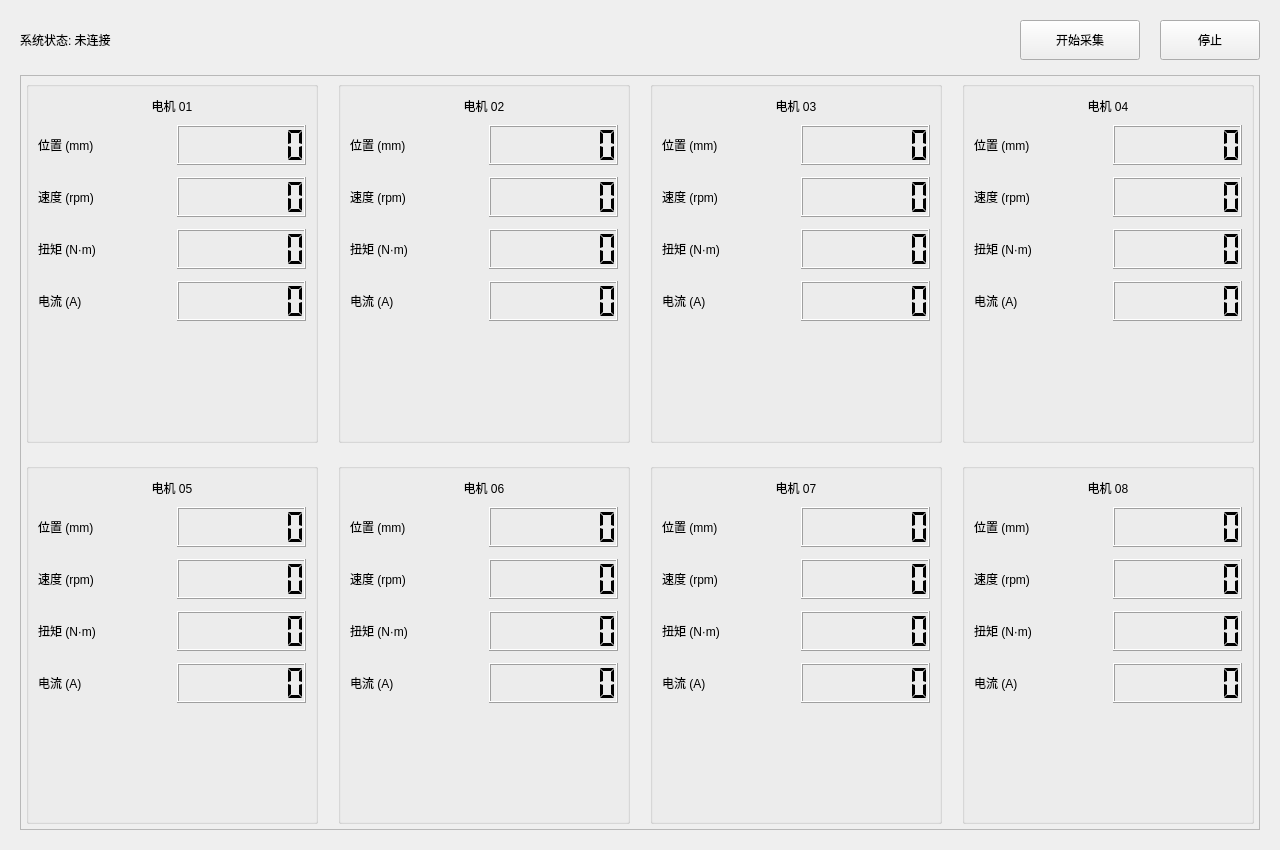
<?xml version="1.0" encoding="UTF-8"?>
<ui version="4.0">
 <class>MotorPage</class>
 <widget class="QWidget" name="MotorPage">
  <property name="geometry">
   <rect>
    <x>0</x>
    <y>0</y>
    <width>1280</width>
    <height>850</height>
   </rect>
  </property>
  <property name="windowTitle">
   <string>电机状态监控</string>
  </property>
  <property name="styleSheet">
   <string notr="true">/* 全局背景与字体 */
QWidget#MotorPage {
    background-color: #f5f7fa; /* 浅灰背景，护眼且现代 */
    font-family: &quot;Microsoft YaHei&quot;, &quot;Segoe UI&quot;, sans-serif;
    color: #333333;
}

QScrollArea {
    border: none;
    background-color: transparent;
}
QScrollArea &gt; QWidget &gt; QWidget {
    background-color: transparent;
}

/* 电机卡片容器 */
QGroupBox {
    background-color: #ffffff; /* 纯白卡片背景 */
    border: 1px solid #e4e7ed; /* 极淡的边框 */
    border-radius: 8px;        /* 圆角 */
    padding-top: 5px;
}

/* 标题样式 (电机编号) */
QLabel[class=&quot;MotorTitle&quot;] {
    color: #2c3e50;            /* 深蓝灰色标题 */
    font-size: 18px;           /* 字体放大 */
    font-weight: bold;
    border-bottom: 2px solid #409eff; /* 底部蓝条装饰 */
    padding-bottom: 8px;
    margin-bottom: 5px;
}

/* 参数标签样式 (位置、速度等) */
QLabel[class=&quot;ParamLabel&quot;] {
    color: #606266;            /* 次级文字颜色 */
    font-size: 15px;           /* 参数文字放大 */
    font-weight: bold;
}

/* LCD 数字显示屏 - 浅色风格 */
QLCDNumber {
    background-color: #f0f2f5; /* 极浅灰底色 */
    color: #303133;            /* 深色数字，高对比度 */
    border: 1px solid #dcdfe6;
    border-radius: 4px;
}

/* 按钮通用样式 */
QPushButton {
    border: none;
    border-radius: 4px;
    padding: 8px 20px;
    font-size: 14px;
    font-weight: bold;
    color: white;
}

/* 开始按钮 - 蓝色 */
QPushButton#btn_start {
    background-color: #409eff;
}
QPushButton#btn_start:hover {
    background-color: #66b1ff;
}
QPushButton#btn_start:pressed {
    background-color: #3a8ee6;
}

/* 停止按钮 - 红色 */
QPushButton#btn_stop {
    background-color: #f56c6c;
}
QPushButton#btn_stop:hover {
    background-color: #f78989;
}
QPushButton#btn_stop:pressed {
    background-color: #dd6161;
}

/* 状态标签 */
QLabel#label_status {
    color: #e6a23c; /* 橙色状态 */
    font-size: 16px;
    font-weight: bold;
    padding: 5px;
    border: 1px dashed #e6a23c;
    border-radius: 4px;
}</string>
  </property>
  <layout class="QVBoxLayout" name="verticalLayout">
   <property name="spacing">
    <number>15</number>
   </property>
   <property name="leftMargin">
    <number>20</number>
   </property>
   <property name="topMargin">
    <number>20</number>
   </property>
   <property name="rightMargin">
    <number>20</number>
   </property>
   <property name="bottomMargin">
    <number>20</number>
   </property>
   
   <!-- 顶部控制栏 -->
   <item>
    <layout class="QHBoxLayout" name="horizontalLayout_Controls">
     <property name="spacing">
      <number>20</number>
     </property>
     <item>
      <widget class="QLabel" name="label_status">
       <property name="text">
        <string>系统状态: 未连接</string>
       </property>
      </widget>
     </item>
     <item>
      <spacer name="horizontalSpacer">
       <property name="orientation">
        <enum>Qt::Horizontal</enum>
       </property>
       <property name="sizeHint" stdset="0">
        <size>
         <width>40</width>
         <height>20</height>
        </size>
       </property>
      </spacer>
     </item>
     <item>
      <widget class="QPushButton" name="btn_start">
       <property name="minimumSize">
        <size>
         <width>120</width>
         <height>40</height>
        </size>
       </property>
       <property name="text">
        <string>开始采集</string>
       </property>
       <property name="cursor">
        <cursorShape>PointingHandCursor</cursorShape>
       </property>
      </widget>
     </item>
     <item>
      <widget class="QPushButton" name="btn_stop">
       <property name="minimumSize">
        <size>
         <width>100</width>
         <height>40</height>
        </size>
       </property>
       <property name="text">
        <string>停止</string>
       </property>
       <property name="cursor">
        <cursorShape>PointingHandCursor</cursorShape>
       </property>
      </widget>
     </item>
    </layout>
   </item>
   
   <!-- 电机列表区域 -->
   <item>
    <widget class="QScrollArea" name="scrollArea">
     <property name="widgetResizable">
      <bool>true</bool>
     </property>
     <widget class="QWidget" name="scrollAreaWidgetContents">
      <property name="geometry">
       <rect>
        <x>0</x>
        <y>0</y>
        <width>1238</width>
        <height>750</height>
       </rect>
      </property>
      <layout class="QGridLayout" name="gridLayout_Motors">
       <property name="horizontalSpacing">
        <number>20</number>
       </property>
       <property name="verticalSpacing">
        <number>20</number>
       </property>
       <property name="leftMargin">
        <number>5</number>
       </property>
       <property name="topMargin">
        <number>5</number>
       </property>
       <property name="rightMargin">
        <number>5</number>
       </property>
       <property name="bottomMargin">
        <number>5</number>
       </property>
       
       <!-- 1号电机 -->
       <item row="0" column="0">
        <widget class="QGroupBox" name="group_m1">
         <layout class="QVBoxLayout" name="verticalLayout_m1">
          <property name="spacing">
           <number>10</number>
          </property>
          <property name="topMargin">
           <number>10</number>
          </property>
          <item>
           <widget class="QLabel" name="title_m1">
            <property name="text">
             <string>电机 01</string>
            </property>
            <property name="alignment">
             <set>Qt::AlignCenter</set>
            </property>
            <property name="class" stdset="0">
             <string>MotorTitle</string>
            </property>
           </widget>
          </item>
          <item>
           <layout class="QGridLayout" name="grid_m1">
            <property name="verticalSpacing">
             <number>12</number>
            </property>
            <item row="0" column="0"><widget class="QLabel" name="l_m1_p"><property name="text"><string>位置 (mm)</string></property><property name="class" stdset="0"><string>ParamLabel</string></property></widget></item>
            <item row="0" column="1"><widget class="QLCDNumber" name="lcd_m1_pos"><property name="minimumSize"><size><width>0</width><height>40</height></size></property><property name="digitCount"><number>7</number></property><property name="segmentStyle"><enum>QLCDNumber::Flat</enum></property></widget></item>
            
            <item row="1" column="0"><widget class="QLabel" name="l_m1_s"><property name="text"><string>速度 (rpm)</string></property><property name="class" stdset="0"><string>ParamLabel</string></property></widget></item>
            <item row="1" column="1"><widget class="QLCDNumber" name="lcd_m1_speed"><property name="minimumSize"><size><width>0</width><height>40</height></size></property><property name="digitCount"><number>7</number></property><property name="segmentStyle"><enum>QLCDNumber::Flat</enum></property></widget></item>
            
            <item row="2" column="0"><widget class="QLabel" name="l_m1_t"><property name="text"><string>扭矩 (N·m)</string></property><property name="class" stdset="0"><string>ParamLabel</string></property></widget></item>
            <item row="2" column="1"><widget class="QLCDNumber" name="lcd_m1_torque"><property name="minimumSize"><size><width>0</width><height>40</height></size></property><property name="digitCount"><number>7</number></property><property name="segmentStyle"><enum>QLCDNumber::Flat</enum></property></widget></item>
            
            <item row="3" column="0"><widget class="QLabel" name="l_m1_c"><property name="text"><string>电流 (A)</string></property><property name="class" stdset="0"><string>ParamLabel</string></property></widget></item>
            <item row="3" column="1"><widget class="QLCDNumber" name="lcd_m1_current"><property name="minimumSize"><size><width>0</width><height>40</height></size></property><property name="digitCount"><number>7</number></property><property name="segmentStyle"><enum>QLCDNumber::Flat</enum></property></widget></item>
           </layout>
          </item>
          <item>
           <spacer name="verticalSpacer_m1">
            <property name="orientation">
             <enum>Qt::Vertical</enum>
            </property>
            <property name="sizeHint" stdset="0">
             <size>
              <width>20</width>
              <height>40</height>
             </size>
            </property>
           </spacer>
          </item>
         </layout>
        </widget>
       </item>

       <!-- 2号电机 -->
       <item row="0" column="1">
        <widget class="QGroupBox" name="group_m2">
         <layout class="QVBoxLayout" name="verticalLayout_m2">
          <property name="spacing">
           <number>10</number>
          </property>
          <property name="topMargin">
           <number>10</number>
          </property>
          <item>
           <widget class="QLabel" name="title_m2">
            <property name="text">
             <string>电机 02</string>
            </property>
            <property name="alignment">
             <set>Qt::AlignCenter</set>
            </property>
            <property name="class" stdset="0">
             <string>MotorTitle</string>
            </property>
           </widget>
          </item>
          <item>
           <layout class="QGridLayout" name="grid_m2">
            <property name="verticalSpacing">
             <number>12</number>
            </property>
            <item row="0" column="0"><widget class="QLabel" name="l_m2_p"><property name="text"><string>位置 (mm)</string></property><property name="class" stdset="0"><string>ParamLabel</string></property></widget></item>
            <item row="0" column="1"><widget class="QLCDNumber" name="lcd_m2_pos"><property name="minimumSize"><size><width>0</width><height>40</height></size></property><property name="digitCount"><number>7</number></property><property name="segmentStyle"><enum>QLCDNumber::Flat</enum></property></widget></item>
            <item row="1" column="0"><widget class="QLabel" name="l_m2_s"><property name="text"><string>速度 (rpm)</string></property><property name="class" stdset="0"><string>ParamLabel</string></property></widget></item>
            <item row="1" column="1"><widget class="QLCDNumber" name="lcd_m2_speed"><property name="minimumSize"><size><width>0</width><height>40</height></size></property><property name="digitCount"><number>7</number></property><property name="segmentStyle"><enum>QLCDNumber::Flat</enum></property></widget></item>
            <item row="2" column="0"><widget class="QLabel" name="l_m2_t"><property name="text"><string>扭矩 (N·m)</string></property><property name="class" stdset="0"><string>ParamLabel</string></property></widget></item>
            <item row="2" column="1"><widget class="QLCDNumber" name="lcd_m2_torque"><property name="minimumSize"><size><width>0</width><height>40</height></size></property><property name="digitCount"><number>7</number></property><property name="segmentStyle"><enum>QLCDNumber::Flat</enum></property></widget></item>
            <item row="3" column="0"><widget class="QLabel" name="l_m2_c"><property name="text"><string>电流 (A)</string></property><property name="class" stdset="0"><string>ParamLabel</string></property></widget></item>
            <item row="3" column="1"><widget class="QLCDNumber" name="lcd_m2_current"><property name="minimumSize"><size><width>0</width><height>40</height></size></property><property name="digitCount"><number>7</number></property><property name="segmentStyle"><enum>QLCDNumber::Flat</enum></property></widget></item>
           </layout>
          </item>
          <item><spacer name="verticalSpacer_m2"><property name="orientation"><enum>Qt::Vertical</enum></property><property name="sizeHint" stdset="0"><size><width>20</width><height>40</height></size></property></spacer></item>
         </layout>
        </widget>
       </item>

       <!-- 3号电机 -->
       <item row="0" column="2">
        <widget class="QGroupBox" name="group_m3">
         <layout class="QVBoxLayout" name="verticalLayout_m3">
          <property name="spacing">
           <number>10</number>
          </property>
          <property name="topMargin">
           <number>10</number>
          </property>
          <item>
           <widget class="QLabel" name="title_m3">
            <property name="text">
             <string>电机 03</string>
            </property>
            <property name="alignment">
             <set>Qt::AlignCenter</set>
            </property>
            <property name="class" stdset="0">
             <string>MotorTitle</string>
            </property>
           </widget>
          </item>
          <item>
           <layout class="QGridLayout" name="grid_m3">
            <property name="verticalSpacing">
             <number>12</number>
            </property>
            <item row="0" column="0"><widget class="QLabel" name="l_m3_p"><property name="text"><string>位置 (mm)</string></property><property name="class" stdset="0"><string>ParamLabel</string></property></widget></item>
            <item row="0" column="1"><widget class="QLCDNumber" name="lcd_m3_pos"><property name="minimumSize"><size><width>0</width><height>40</height></size></property><property name="digitCount"><number>7</number></property><property name="segmentStyle"><enum>QLCDNumber::Flat</enum></property></widget></item>
            <item row="1" column="0"><widget class="QLabel" name="l_m3_s"><property name="text"><string>速度 (rpm)</string></property><property name="class" stdset="0"><string>ParamLabel</string></property></widget></item>
            <item row="1" column="1"><widget class="QLCDNumber" name="lcd_m3_speed"><property name="minimumSize"><size><width>0</width><height>40</height></size></property><property name="digitCount"><number>7</number></property><property name="segmentStyle"><enum>QLCDNumber::Flat</enum></property></widget></item>
            <item row="2" column="0"><widget class="QLabel" name="l_m3_t"><property name="text"><string>扭矩 (N·m)</string></property><property name="class" stdset="0"><string>ParamLabel</string></property></widget></item>
            <item row="2" column="1"><widget class="QLCDNumber" name="lcd_m3_torque"><property name="minimumSize"><size><width>0</width><height>40</height></size></property><property name="digitCount"><number>7</number></property><property name="segmentStyle"><enum>QLCDNumber::Flat</enum></property></widget></item>
            <item row="3" column="0"><widget class="QLabel" name="l_m3_c"><property name="text"><string>电流 (A)</string></property><property name="class" stdset="0"><string>ParamLabel</string></property></widget></item>
            <item row="3" column="1"><widget class="QLCDNumber" name="lcd_m3_current"><property name="minimumSize"><size><width>0</width><height>40</height></size></property><property name="digitCount"><number>7</number></property><property name="segmentStyle"><enum>QLCDNumber::Flat</enum></property></widget></item>
           </layout>
          </item>
          <item><spacer name="verticalSpacer_m3"><property name="orientation"><enum>Qt::Vertical</enum></property><property name="sizeHint" stdset="0"><size><width>20</width><height>40</height></size></property></spacer></item>
         </layout>
        </widget>
       </item>

       <!-- 4号电机 -->
       <item row="0" column="3">
        <widget class="QGroupBox" name="group_m4">
         <layout class="QVBoxLayout" name="verticalLayout_m4">
          <property name="spacing">
           <number>10</number>
          </property>
          <property name="topMargin">
           <number>10</number>
          </property>
          <item>
           <widget class="QLabel" name="title_m4">
            <property name="text">
             <string>电机 04</string>
            </property>
            <property name="alignment">
             <set>Qt::AlignCenter</set>
            </property>
            <property name="class" stdset="0">
             <string>MotorTitle</string>
            </property>
           </widget>
          </item>
          <item>
           <layout class="QGridLayout" name="grid_m4">
            <property name="verticalSpacing">
             <number>12</number>
            </property>
            <item row="0" column="0"><widget class="QLabel" name="l_m4_p"><property name="text"><string>位置 (mm)</string></property><property name="class" stdset="0"><string>ParamLabel</string></property></widget></item>
            <item row="0" column="1"><widget class="QLCDNumber" name="lcd_m4_pos"><property name="minimumSize"><size><width>0</width><height>40</height></size></property><property name="digitCount"><number>7</number></property><property name="segmentStyle"><enum>QLCDNumber::Flat</enum></property></widget></item>
            <item row="1" column="0"><widget class="QLabel" name="l_m4_s"><property name="text"><string>速度 (rpm)</string></property><property name="class" stdset="0"><string>ParamLabel</string></property></widget></item>
            <item row="1" column="1"><widget class="QLCDNumber" name="lcd_m4_speed"><property name="minimumSize"><size><width>0</width><height>40</height></size></property><property name="digitCount"><number>7</number></property><property name="segmentStyle"><enum>QLCDNumber::Flat</enum></property></widget></item>
            <item row="2" column="0"><widget class="QLabel" name="l_m4_t"><property name="text"><string>扭矩 (N·m)</string></property><property name="class" stdset="0"><string>ParamLabel</string></property></widget></item>
            <item row="2" column="1"><widget class="QLCDNumber" name="lcd_m4_torque"><property name="minimumSize"><size><width>0</width><height>40</height></size></property><property name="digitCount"><number>7</number></property><property name="segmentStyle"><enum>QLCDNumber::Flat</enum></property></widget></item>
            <item row="3" column="0"><widget class="QLabel" name="l_m4_c"><property name="text"><string>电流 (A)</string></property><property name="class" stdset="0"><string>ParamLabel</string></property></widget></item>
            <item row="3" column="1"><widget class="QLCDNumber" name="lcd_m4_current"><property name="minimumSize"><size><width>0</width><height>40</height></size></property><property name="digitCount"><number>7</number></property><property name="segmentStyle"><enum>QLCDNumber::Flat</enum></property></widget></item>
           </layout>
          </item>
          <item><spacer name="verticalSpacer_m4"><property name="orientation"><enum>Qt::Vertical</enum></property><property name="sizeHint" stdset="0"><size><width>20</width><height>40</height></size></property></spacer></item>
         </layout>
        </widget>
       </item>

       <!-- 5号电机 -->
       <item row="1" column="0">
        <widget class="QGroupBox" name="group_m5">
         <layout class="QVBoxLayout" name="verticalLayout_m5">
          <property name="spacing">
           <number>10</number>
          </property>
          <property name="topMargin">
           <number>10</number>
          </property>
          <item>
           <widget class="QLabel" name="title_m5">
            <property name="text">
             <string>电机 05</string>
            </property>
            <property name="alignment">
             <set>Qt::AlignCenter</set>
            </property>
            <property name="class" stdset="0">
             <string>MotorTitle</string>
            </property>
           </widget>
          </item>
          <item>
           <layout class="QGridLayout" name="grid_m5">
            <property name="verticalSpacing">
             <number>12</number>
            </property>
            <item row="0" column="0"><widget class="QLabel" name="l_m5_p"><property name="text"><string>位置 (mm)</string></property><property name="class" stdset="0"><string>ParamLabel</string></property></widget></item>
            <item row="0" column="1"><widget class="QLCDNumber" name="lcd_m5_pos"><property name="minimumSize"><size><width>0</width><height>40</height></size></property><property name="digitCount"><number>7</number></property><property name="segmentStyle"><enum>QLCDNumber::Flat</enum></property></widget></item>
            <item row="1" column="0"><widget class="QLabel" name="l_m5_s"><property name="text"><string>速度 (rpm)</string></property><property name="class" stdset="0"><string>ParamLabel</string></property></widget></item>
            <item row="1" column="1"><widget class="QLCDNumber" name="lcd_m5_speed"><property name="minimumSize"><size><width>0</width><height>40</height></size></property><property name="digitCount"><number>7</number></property><property name="segmentStyle"><enum>QLCDNumber::Flat</enum></property></widget></item>
            <item row="2" column="0"><widget class="QLabel" name="l_m5_t"><property name="text"><string>扭矩 (N·m)</string></property><property name="class" stdset="0"><string>ParamLabel</string></property></widget></item>
            <item row="2" column="1"><widget class="QLCDNumber" name="lcd_m5_torque"><property name="minimumSize"><size><width>0</width><height>40</height></size></property><property name="digitCount"><number>7</number></property><property name="segmentStyle"><enum>QLCDNumber::Flat</enum></property></widget></item>
            <item row="3" column="0"><widget class="QLabel" name="l_m5_c"><property name="text"><string>电流 (A)</string></property><property name="class" stdset="0"><string>ParamLabel</string></property></widget></item>
            <item row="3" column="1"><widget class="QLCDNumber" name="lcd_m5_current"><property name="minimumSize"><size><width>0</width><height>40</height></size></property><property name="digitCount"><number>7</number></property><property name="segmentStyle"><enum>QLCDNumber::Flat</enum></property></widget></item>
           </layout>
          </item>
          <item><spacer name="verticalSpacer_m5"><property name="orientation"><enum>Qt::Vertical</enum></property><property name="sizeHint" stdset="0"><size><width>20</width><height>40</height></size></property></spacer></item>
         </layout>
        </widget>
       </item>

       <!-- 6号电机 -->
       <item row="1" column="1">
        <widget class="QGroupBox" name="group_m6">
         <layout class="QVBoxLayout" name="verticalLayout_m6">
          <property name="spacing">
           <number>10</number>
          </property>
          <property name="topMargin">
           <number>10</number>
          </property>
          <item>
           <widget class="QLabel" name="title_m6">
            <property name="text">
             <string>电机 06</string>
            </property>
            <property name="alignment">
             <set>Qt::AlignCenter</set>
            </property>
            <property name="class" stdset="0">
             <string>MotorTitle</string>
            </property>
           </widget>
          </item>
          <item>
           <layout class="QGridLayout" name="grid_m6">
            <property name="verticalSpacing">
             <number>12</number>
            </property>
            <item row="0" column="0"><widget class="QLabel" name="l_m6_p"><property name="text"><string>位置 (mm)</string></property><property name="class" stdset="0"><string>ParamLabel</string></property></widget></item>
            <item row="0" column="1"><widget class="QLCDNumber" name="lcd_m6_pos"><property name="minimumSize"><size><width>0</width><height>40</height></size></property><property name="digitCount"><number>7</number></property><property name="segmentStyle"><enum>QLCDNumber::Flat</enum></property></widget></item>
            <item row="1" column="0"><widget class="QLabel" name="l_m6_s"><property name="text"><string>速度 (rpm)</string></property><property name="class" stdset="0"><string>ParamLabel</string></property></widget></item>
            <item row="1" column="1"><widget class="QLCDNumber" name="lcd_m6_speed"><property name="minimumSize"><size><width>0</width><height>40</height></size></property><property name="digitCount"><number>7</number></property><property name="segmentStyle"><enum>QLCDNumber::Flat</enum></property></widget></item>
            <item row="2" column="0"><widget class="QLabel" name="l_m6_t"><property name="text"><string>扭矩 (N·m)</string></property><property name="class" stdset="0"><string>ParamLabel</string></property></widget></item>
            <item row="2" column="1"><widget class="QLCDNumber" name="lcd_m6_torque"><property name="minimumSize"><size><width>0</width><height>40</height></size></property><property name="digitCount"><number>7</number></property><property name="segmentStyle"><enum>QLCDNumber::Flat</enum></property></widget></item>
            <item row="3" column="0"><widget class="QLabel" name="l_m6_c"><property name="text"><string>电流 (A)</string></property><property name="class" stdset="0"><string>ParamLabel</string></property></widget></item>
            <item row="3" column="1"><widget class="QLCDNumber" name="lcd_m6_current"><property name="minimumSize"><size><width>0</width><height>40</height></size></property><property name="digitCount"><number>7</number></property><property name="segmentStyle"><enum>QLCDNumber::Flat</enum></property></widget></item>
           </layout>
          </item>
          <item><spacer name="verticalSpacer_m6"><property name="orientation"><enum>Qt::Vertical</enum></property><property name="sizeHint" stdset="0"><size><width>20</width><height>40</height></size></property></spacer></item>
         </layout>
        </widget>
       </item>

       <!-- 7号电机 -->
       <item row="1" column="2">
        <widget class="QGroupBox" name="group_m7">
         <layout class="QVBoxLayout" name="verticalLayout_m7">
          <property name="spacing">
           <number>10</number>
          </property>
          <property name="topMargin">
           <number>10</number>
          </property>
          <item>
           <widget class="QLabel" name="title_m7">
            <property name="text">
             <string>电机 07</string>
            </property>
            <property name="alignment">
             <set>Qt::AlignCenter</set>
            </property>
            <property name="class" stdset="0">
             <string>MotorTitle</string>
            </property>
           </widget>
          </item>
          <item>
           <layout class="QGridLayout" name="grid_m7">
            <property name="verticalSpacing">
             <number>12</number>
            </property>
            <item row="0" column="0"><widget class="QLabel" name="l_m7_p"><property name="text"><string>位置 (mm)</string></property><property name="class" stdset="0"><string>ParamLabel</string></property></widget></item>
            <item row="0" column="1"><widget class="QLCDNumber" name="lcd_m7_pos"><property name="minimumSize"><size><width>0</width><height>40</height></size></property><property name="digitCount"><number>7</number></property><property name="segmentStyle"><enum>QLCDNumber::Flat</enum></property></widget></item>
            <item row="1" column="0"><widget class="QLabel" name="l_m7_s"><property name="text"><string>速度 (rpm)</string></property><property name="class" stdset="0"><string>ParamLabel</string></property></widget></item>
            <item row="1" column="1"><widget class="QLCDNumber" name="lcd_m7_speed"><property name="minimumSize"><size><width>0</width><height>40</height></size></property><property name="digitCount"><number>7</number></property><property name="segmentStyle"><enum>QLCDNumber::Flat</enum></property></widget></item>
            <item row="2" column="0"><widget class="QLabel" name="l_m7_t"><property name="text"><string>扭矩 (N·m)</string></property><property name="class" stdset="0"><string>ParamLabel</string></property></widget></item>
            <item row="2" column="1"><widget class="QLCDNumber" name="lcd_m7_torque"><property name="minimumSize"><size><width>0</width><height>40</height></size></property><property name="digitCount"><number>7</number></property><property name="segmentStyle"><enum>QLCDNumber::Flat</enum></property></widget></item>
            <item row="3" column="0"><widget class="QLabel" name="l_m7_c"><property name="text"><string>电流 (A)</string></property><property name="class" stdset="0"><string>ParamLabel</string></property></widget></item>
            <item row="3" column="1"><widget class="QLCDNumber" name="lcd_m7_current"><property name="minimumSize"><size><width>0</width><height>40</height></size></property><property name="digitCount"><number>7</number></property><property name="segmentStyle"><enum>QLCDNumber::Flat</enum></property></widget></item>
           </layout>
          </item>
          <item><spacer name="verticalSpacer_m7"><property name="orientation"><enum>Qt::Vertical</enum></property><property name="sizeHint" stdset="0"><size><width>20</width><height>40</height></size></property></spacer></item>
         </layout>
        </widget>
       </item>

       <!-- 8号电机 -->
       <item row="1" column="3">
        <widget class="QGroupBox" name="group_m8">
         <layout class="QVBoxLayout" name="verticalLayout_m8">
          <property name="spacing">
           <number>10</number>
          </property>
          <property name="topMargin">
           <number>10</number>
          </property>
          <item>
           <widget class="QLabel" name="title_m8">
            <property name="text">
             <string>电机 08</string>
            </property>
            <property name="alignment">
             <set>Qt::AlignCenter</set>
            </property>
            <property name="class" stdset="0">
             <string>MotorTitle</string>
            </property>
           </widget>
          </item>
          <item>
           <layout class="QGridLayout" name="grid_m8">
            <property name="verticalSpacing">
             <number>12</number>
            </property>
            <item row="0" column="0"><widget class="QLabel" name="l_m8_p"><property name="text"><string>位置 (mm)</string></property><property name="class" stdset="0"><string>ParamLabel</string></property></widget></item>
            <item row="0" column="1"><widget class="QLCDNumber" name="lcd_m8_pos"><property name="minimumSize"><size><width>0</width><height>40</height></size></property><property name="digitCount"><number>7</number></property><property name="segmentStyle"><enum>QLCDNumber::Flat</enum></property></widget></item>
            <item row="1" column="0"><widget class="QLabel" name="l_m8_s"><property name="text"><string>速度 (rpm)</string></property><property name="class" stdset="0"><string>ParamLabel</string></property></widget></item>
            <item row="1" column="1"><widget class="QLCDNumber" name="lcd_m8_speed"><property name="minimumSize"><size><width>0</width><height>40</height></size></property><property name="digitCount"><number>7</number></property><property name="segmentStyle"><enum>QLCDNumber::Flat</enum></property></widget></item>
            <item row="2" column="0"><widget class="QLabel" name="l_m8_t"><property name="text"><string>扭矩 (N·m)</string></property><property name="class" stdset="0"><string>ParamLabel</string></property></widget></item>
            <item row="2" column="1"><widget class="QLCDNumber" name="lcd_m8_torque"><property name="minimumSize"><size><width>0</width><height>40</height></size></property><property name="digitCount"><number>7</number></property><property name="segmentStyle"><enum>QLCDNumber::Flat</enum></property></widget></item>
            <item row="3" column="0"><widget class="QLabel" name="l_m8_c"><property name="text"><string>电流 (A)</string></property><property name="class" stdset="0"><string>ParamLabel</string></property></widget></item>
            <item row="3" column="1"><widget class="QLCDNumber" name="lcd_m8_current"><property name="minimumSize"><size><width>0</width><height>40</height></size></property><property name="digitCount"><number>7</number></property><property name="segmentStyle"><enum>QLCDNumber::Flat</enum></property></widget></item>
           </layout>
          </item>
          <item><spacer name="verticalSpacer_m8"><property name="orientation"><enum>Qt::Vertical</enum></property><property name="sizeHint" stdset="0"><size><width>20</width><height>40</height></size></property></spacer></item>
         </layout>
        </widget>
       </item>

      </layout>
     </widget>
    </widget>
   </item>
  </layout>
 </widget>
 <resources/>
 <connections/>
</ui>
